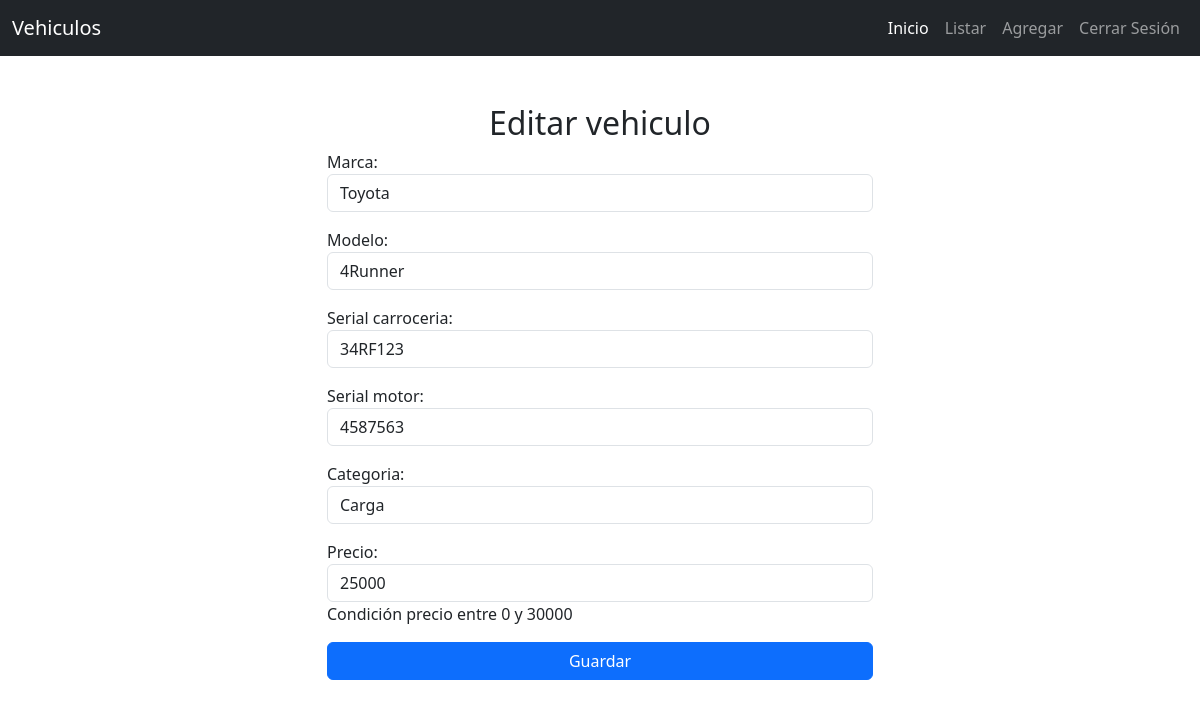
Page /editar_vehiculo/4 (signed in) on the committed database.
### vehiculo/models.py (models this page shows, shortened)
class Vehiculo(models.Model):
    MARCAS = [('Fiat','Fiat'),
              ('Chevrolet','Chevrolet'),
              ('Ford','Ford'),
              ('Toyota','Toyota'),
              ]
    CATEGORIAS = [('Particular','Particular'),
                  ('Transporte','Transporte'),
                  ('Carga','Carga'),
                  ]
    marca = models.CharField(max_length = 20, null = False, choices=MARCAS, default='Ford')
    modelo = models.CharField(max_length = 100, null = False)
    serial_carroceria = models.CharField(max_length = 50, null = False)
    serial_motor = models.CharField(max_length = 50, null = False)
    categoria = models.CharField(max_length = 20, null = False, choices=CATEGORIAS, default='Particular')
    precio = models.IntegerField(help_text = 'Condición precio entre 0 y 30000')
    fecha_creacion = models.DateTimeField(default=datetime.datetime.now())
    fecha_modificacion = models.DateTimeField(default=datetime.datetime.now())
    class Meta:
        verbose_name = 'Vehiculo'           #se modificó el modelo Book para que en el sitio admin se lea con este nick
        verbose_name_plural = 'Vehiculos'
        permissions = [
                ('vehiculo.view', 'Puede ver los vehiculos'),
                ('visualizar_catalogo','Puede ver lista de vehiculos'), #se le asigna automaticamente al registrarse
                ('can_add_vehiculo_model', 'Can add vehiculo model'),    #puede agregar los vehiculos  en el interfaz y en el administrador
                ('development', 'Permiso como Desarrollador'),
                ('scrum_master', 'Permiso como Scrum Master'),
                ('product_owner', 'Permiso como Product Owner')
            ]

### vehiculo/views.py (the view)
# urls.py: path('editar_vehiculo/<int:vehiculo_id>', editar_vehiculo, name='editar_vehiculo'), # registrando ruta para editar vehiculo
@login_required
@permission_required('vehiculo.can_add_vehiculo_model')
def editar_vehiculo(request, vehiculo_id):
    vehiculo = get_object_or_404(Vehiculo, pk = vehiculo_id) # obteniendo el vehiculo a editar en la db o status 404 not found
    if request.method == 'POST':
        form = VehiculoForm(request.POST, instance=vehiculo) # instancia del formulario con los datos del vehiculo a editar
        if form.is_valid(): # si el formulario es valido
            vehiculo = form.save() # guarda los datos en la base de datos #vehiculo = form.save(commit=False)
            vehiculo.fecha_modificacion = datetime.datetime.now()   #guarda la fecha de modificacion
            vehiculo.save()   #guarda los datos rn la base de datos
            messages.success(request,'vehiculo editado correctamente')
            return redirect('lista_vehiculos') # redirecciona a lista de libros
        else:  # si el formulario no es valido
            messages.error(request, 'Modifique los datos de ingreso, no se ha podido editar') # muestra un mensaje
            return HttpResponseRedirect(reverse('editar_vehiculo', args=[vehiculo.id])) # redirecciona a la pagina
    else: # si el metodo es GET
        form = VehiculoForm(instance=vehiculo) # instancia del formulario con los datos del vehiculo a editar
        return render(request, 'editar_vehiculo.html', {'form': form, 'vehiculo_id': vehiculo_id}) # renderiza la vista para editar el vehiculo

### vehiculo/templates/editar_vehiculo.html (shortened to what this page needs)
{% extends 'layout.html' %}
{% block content %}
    <section class="container mt-5">
        <h2 class="text-center">Editar vehiculo</h2>
        <div class="row justify-content-center">
            <div class="col-md-6">
                <form action="{% url 'editar_vehiculo' vehiculo_id=vehiculo_id %}" method="POST">
                    {{ form.as_p }}
                    <input type="submit" value="Guardar" class="btn btn-primary w-100">
                </form>
            </div>
        </div>
    </section>
{% endblock %}

### rows in the picture
Vehiculo: marca "Toyota", modelo "4Runner", serial_carroceria "34RF123", serial_motor "4587563", categoria "Carga", precio "25000"
